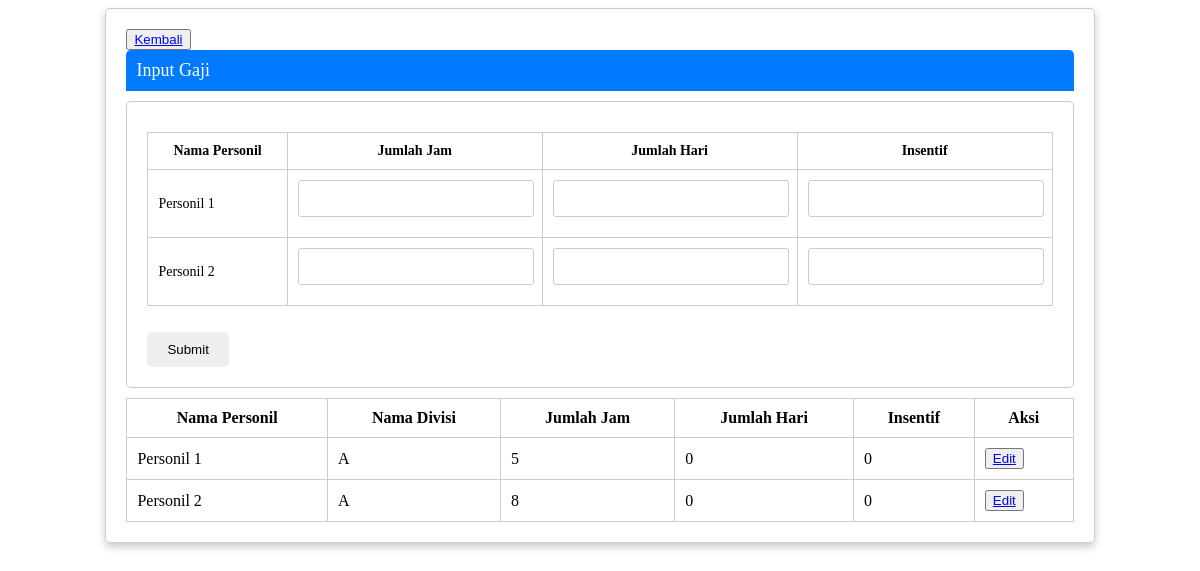
The app's page /input-gaji.php?id_divisi=1 with its own data.
### tables this page shows
CREATE TABLE IF NOT EXISTS `penempatan_personil` (
`id_penempatan` int(11) NOT NULL,
  `id_personil` int(11) NOT NULL,
  `id_divisi` int(11) NOT NULL
);

CREATE TABLE IF NOT EXISTS `master_personil` (
`id_personil` int(11) NOT NULL,
  `nama` varchar(11) NOT NULL
);

CREATE TABLE IF NOT EXISTS `hitung_gaji` (
  `id_personil` int(11) NOT NULL,
  `id_divisi` int(11) NOT NULL,
  `jumlah_jam` int(2) NOT NULL,
  `jumlah_hari` int(2) NOT NULL,
  `insentif` int(11) NOT NULL
);

CREATE TABLE IF NOT EXISTS `master_divisi` (
`id_divisi` int(11) NOT NULL,
  `nama_divisi` varchar(250) NOT NULL,
  `rumus_gaji` varchar(250) NOT NULL
);

### input-gaji.php (the view, shortened to what this page needs)
<?php
    require 'conn.php';
    $id_divisi = $_GET['id_divisi'];
    $sql = "SELECT id_personil FROM penempatan_personil WHERE id_divisi = '$id_divisi'";
    $resultPersonil = mysqli_query($conn, $sql);
?>
<!DOCTYPE html>
<html lang="en">
<head>
    <link rel="stylesheet" href="style.css">
</head>
<body>
    <div class="main-card">
        <button type="submit"><a href="index.php">Kembali</a></button>
        <div class="card-header">
            <div class="card-title">Input Gaji</div>
        </div>
        <div class="card-content">
            <form method="POST">
                <table>
                    <tr>
                        <th>Nama Personil</th>
                        <th>Jumlah Jam</th>
                        <th>Jumlah Hari</th>
                        <th>Insentif</th>
                    </tr>
                    <?php while ($row = mysqli_fetch_assoc($resultPersonil)): ?>
                    <?php
                    $id_personil = $row['id_personil'];
                    $sqlPersonil = "SELECT nama FROM master_personil WHERE id_personil = '$id_personil'";
                    $resultNamaPersonil = mysqli_query($conn, $sqlPersonil);
                    $personilRow = mysqli_fetch_assoc($resultNamaPersonil);
                    $nama = $personilRow['nama'];
                    ?>
                    <tr>
                        <td><?php echo $nama ?></td>
                        <td>
                            <input type="text" name="jumlah_jam[<?php echo $id_personil ?>]"
                            <?php echo $id_divisi == 1 ? 'required' : ''; ?>>
                        </td>
                        <td>
                            <input type="text" name="jumlah_hari[<?php echo $id_personil ?>]"
                            <?php echo $id_divisi == 2 ? 'required' : ''; ?>>
                        </td>
                        <td>
                            <input type="text" name="insentif[<?php echo $id_personil ?>]"
                            <?php echo $id_divisi == 2 ? 'required' : ''; ?>>
                        </td>
                    </tr>
                    <?php endwhile; ?>
                </table>
                <br>
                <button type="submit" name="submit" value="Submit">Submit</button>
            </form>
        </div>
        <div id="card-content">
            <table>
                <tr>
                    <th>Nama Personil</th>
                    <th>Nama Divisi</th>
                    <th>Jumlah Jam</th>
                    <th>Jumlah Hari</th>
                    <th>Insentif</th>
                    <th>Aksi</th>
                </tr>
                <?php
                $sql = "SELECT * FROM hitung_gaji as h
                JOIN master_personil as p ON h.id_personil = p.id_personil
                JOIN master_divisi as d ON d.id_divisi = h.id_divisi
                WHERE h.id_divisi = $id_divisi";
                $result = mysqli_query($conn, $sql);
                while ($row = mysqli_fetch_assoc($result)):
                ?>
                <tr>
                    <td><?php echo $row['nama'] ?></td>
                    <td><?php echo $row['nama_divisi'] ?></td>
                    <td><?php echo $row['jumlah_jam'] ?></td>
                    <td><?php echo $row['jumlah_hari'] ?></td>
                    <td><?php echo $row['insentif'] ?></td>
                    <td><button type="submit"><a href="edit-gaji.php?id_personil=<?php echo $row['id_personil'] ?>&id_divisi=<?php echo $row['id_divisi'] ?>">Edit</a></button></td>
                </tr>
                <?php endwhile; ?>
            </table>
        </div>
    </div>
</body>
</html>

### style.css (style rules this page uses)
.card-header { background-color: #007bff; color: #fff; padding: 10px; border-top-left-radius: 5px; border-top-right-radius: 5px; }
.card-header .card-title { font-size: 18px; font-weight: normal; margin: 0; }
.main-card { width: 80%; margin: 0 auto; padding: 20px; border: 1px solid #ccc; border-radius: 5px; box-shadow: 0 4px 8px 0 rgba(0, 0, 0, 0.2); }
.card-content { font-size: 14px; padding: 20px; margin-top: 10px; border: 1px solid #ccc; border-radius: 5px; }
input { width: 100%; padding: 10px 0; margin-bottom: 10px; border: 1px solid #ccc; border-radius: 3px; }
.card-content button { padding: 10px 20px; border: none; border-radius: 5px; cursor: pointer; margin-top: 10px; }
table { width: 100%; border-collapse: collapse; margin-top: 10px; }
table th { color: black; border: 1px solid #ccc; font-weight: bold; padding: 10px; text-align: center; }
table td { border: 1px solid #ccc; padding: 10px; text-align: left; }

### records on screen
penempatan_personil: id_personil.nama "Personil 1"
penempatan_personil: id_personil.nama "Personil 2"
hitung_gaji: id_personil.nama "Personil 1", master_divisi.nama_divisi "A", jumlah_jam "5", jumlah_hari "0", insentif "0"
hitung_gaji: id_personil.nama "Personil 2", master_divisi.nama_divisi "A", jumlah_jam "8", jumlah_hari "0", insentif "0"
